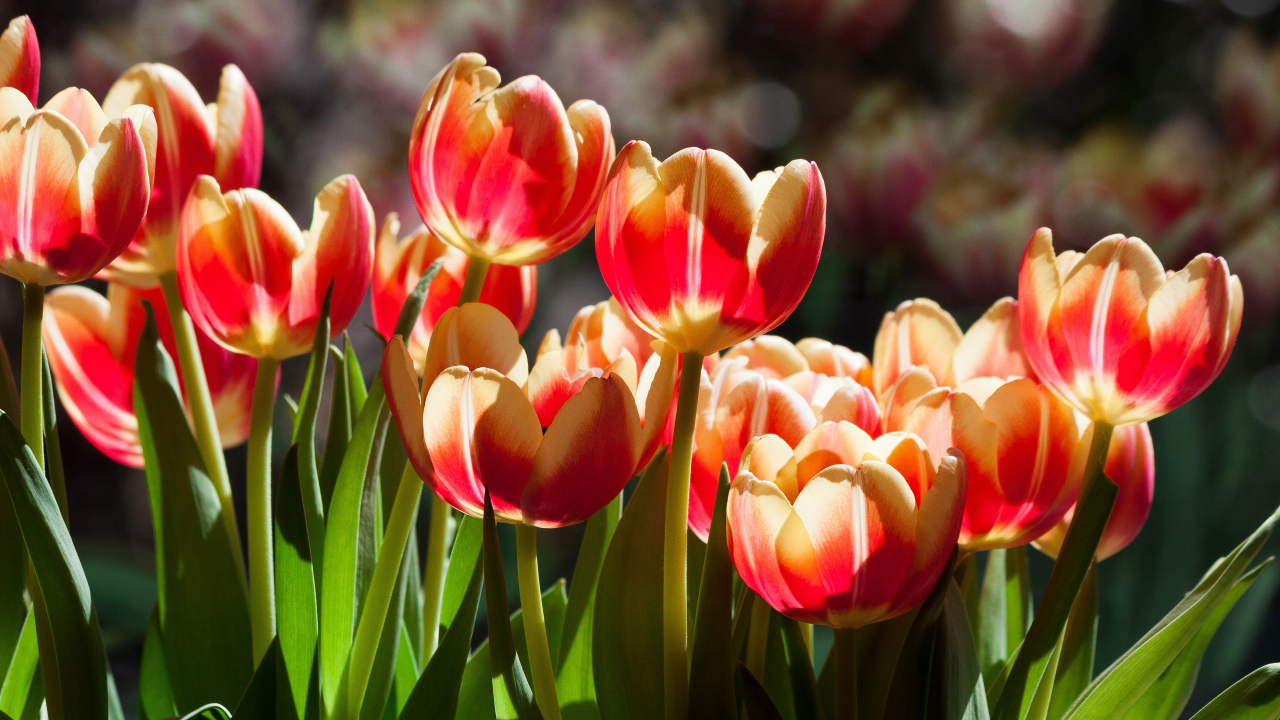
//> input picture Share/test.jpg, 3840 x 2160 px, given in place of the camera (shown at 1/3 size)
$ ./match1   (built with g++ and OpenCV 4)
//> lines starting //> are read from the running program, lines starting //| are printed output that depends on the picture; after the words box and inside, x2 and y2 are one past the last pixel; in counts of white or black regions, pixels touching at a corner belong together
#include <iostream>
#include <opencv2/opencv.hpp>
#include <opencv2/highgui.hpp>
using namespace std;
using namespace cv;

double sum1 = 0, t = 0, temp1, temp2, PI = 3.1415926535;
double sl(Point2f &a, Point2f &b)
{
	double slope = (b.y - a.y) / (b.x - a.x);
	double tan = atan(slope);
	return tan / PI * 180;
}
double pd(Point2f &a, Point2f &b)
{
	double res = sqrt(pow(a.x - b.x, 2) + pow(a.y - b.y, 2));
	return res;
}
double rate(double a, double b)
{
	double rate;

	if (a > b)
		rate = a / b;
	else if (b < a)
		rate = b / a;
	return rate;
}
float proc(float a, float alpha)
{
	a = pow(a, alpha);

	return a;
}
class shape
{
public:
	RotatedRect rect;
	double rate, rate2, slope, area, leng, height, width;
	Point2f p;
	vector<Point> contours;
	// vector<Vec4f>lines;
};
int main()
{
	VideoCapture cap(0);
	Mat a, b, mask, r1;

	Point p(-1, -1);
	int a1 = 13, b1 = 89, c = 176, d = 50, e = 255, f = 255, test = 0, point;
	int ax1 = 115, bx1 = 115;
	int ax2 = 115, ax3 = 120;
	while (1)
	{
		point = 0;
		cap.read(a);
//> a is the input picture: 2160 rows x 3840 cols, CV_8UC3; mean B, G, R 49.1, 79.9, 123.4
		Mat c1 = a.clone();
		// b=a.clone();
		Mat temp = a.clone();
		for (int i = 0; i < 3; i++)
		{
			GaussianBlur(a, a, Size(5, 5), 0, 0);
		}
		int h = a.rows;
//> h = 2160
		int w = a.cols;
//> w = 3840
		float alpha1 = (float)ax1 / 100, bias = bx1;
		float alpha2 = (float)ax2 / 100, alpha3 = (float)ax3 / 100;
		Mat dst = Mat::zeros(a.size(), a.type());
		//
		for (int row = 0; row < h; row++)
		{
			for (int col = 0; col < w; col++)
			{
				if (a.channels() == 3)
				{
					float b = a.at<Vec3b>(row, col)[0];
					float g = a.at<Vec3b>(row, col)[1];
					float r = a.at<Vec3b>(row, col)[2];

					dst.at<Vec3b>(row, col)[0] = saturate_cast<uchar>(proc(b, alpha1) - bias);
					dst.at<Vec3b>(row, col)[1] = saturate_cast<uchar>(proc(g, alpha2) - bias);
					dst.at<Vec3b>(row, col)[2] = saturate_cast<uchar>(proc(r, alpha3) - bias);
				}
			}
		}
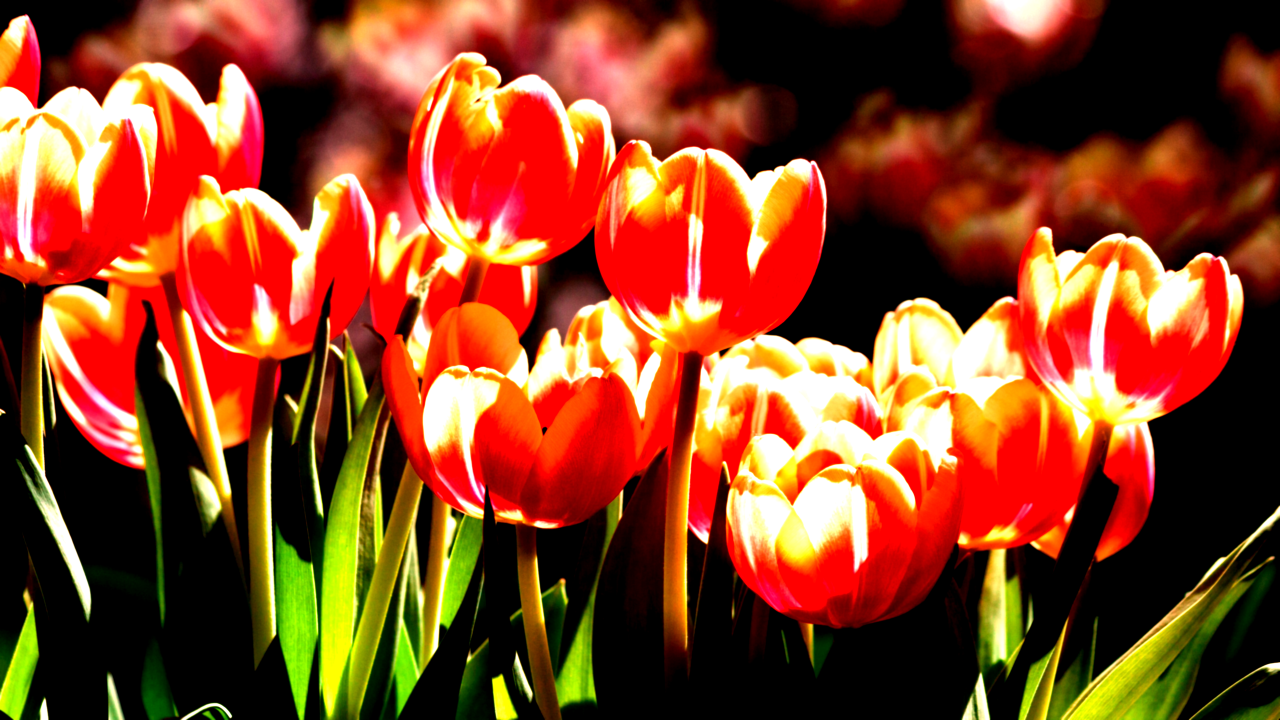
//> dst: 2160 rows x 3840 cols, CV_8UC3 (shown at 1/3 size); mean B, G, R 34.3, 66.7, 138.2
		b = dst.clone();
		cvtColor(dst, dst, CV_BGR2HSV);
//> dst: 2160 rows x 3840 cols, CV_8UC3; mean H, S, V 14.2, 152.9, 141.2
		Scalar lower(a1, b1, c);
		Scalar upper(d, e, f);
		// Scalar lower(18, 25, 137);
		// Scalar upper(32, 247, 255);
		inRange(dst, lower, upper, a);
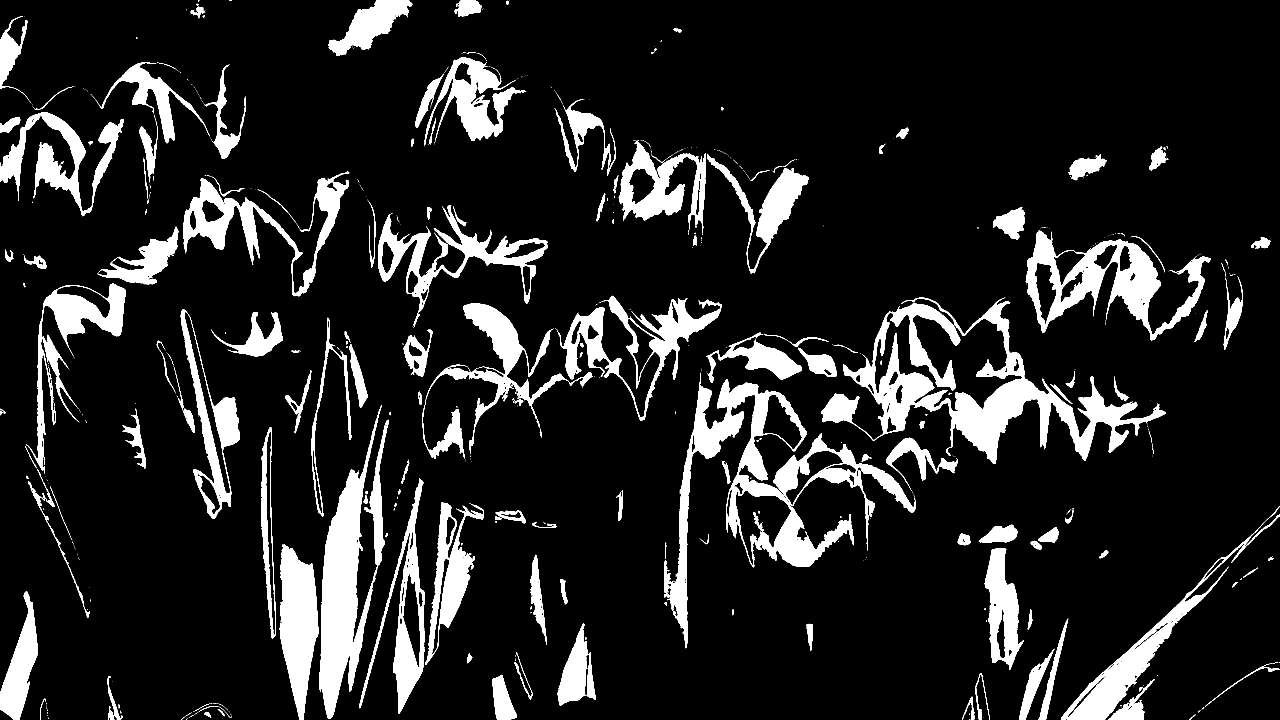
//> a: 2160 rows x 3840 cols, CV_8UC1 (shown at 1/3 size); 12.9% white; 762 white regions (569 under 20 px), largest, box (x1, y1, x2, y2) and area: (2463, 893, 3497, 1392) 119318, (1992, 1118, 2561, 1945) 79652, (959, 1215, 1146, 2157) 66443
		Mat x = getStructuringElement(MORPH_RECT, Size(5, 1), p);
		Mat y = getStructuringElement(MORPH_RECT, Size(8, 1), p);
		Mat z = getStructuringElement(MORPH_RECT, Size(3, 3), p);
		b = a.clone();
		dilate(a, a, x, p, 1);
		dilate(a, a, y, p, 1);
		erode(a, a, x, p, 1);
		erode(a, a, y, p, 3);

		erode(a, a, z, p, 3);
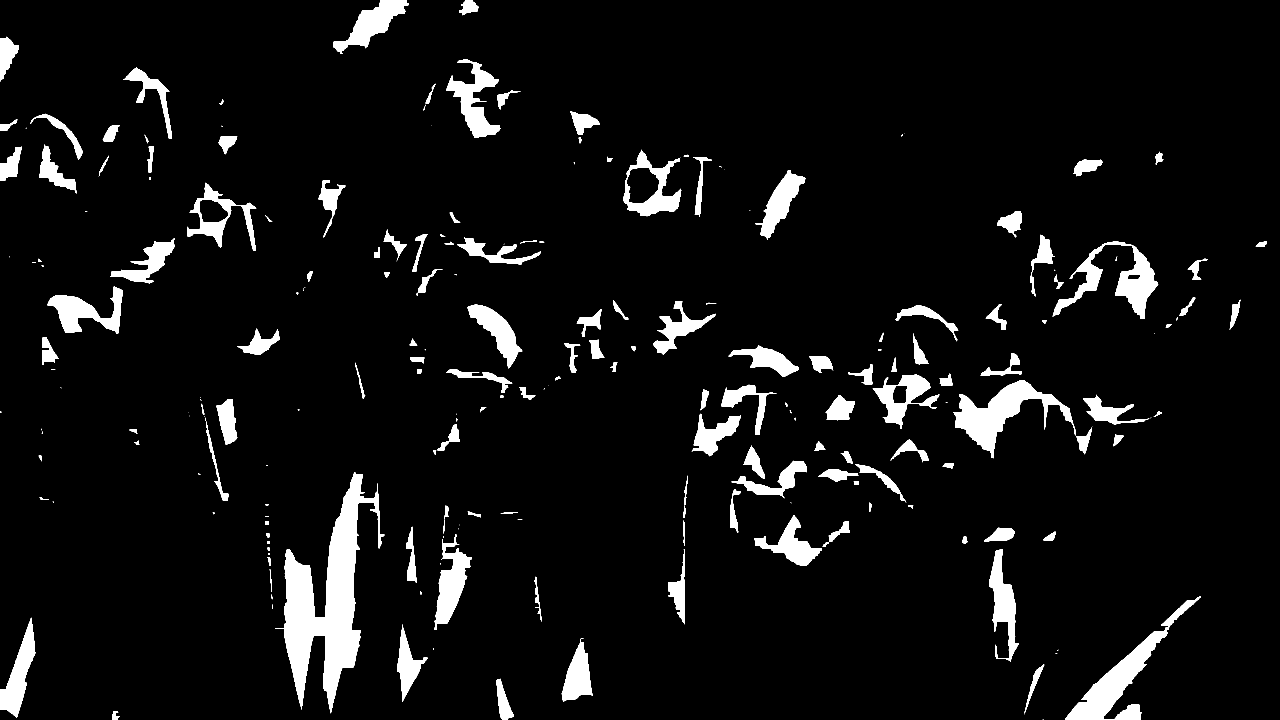
//> a: 2160 rows x 3840 cols, CV_8UC1 (shown at 1/3 size); 6.2% white; 228 white regions (64 under 20 px)
		vector<vector<Point>> contours;
		vector<Vec4i> hier;
		vector<vector<Point>> contours2;
		vector<Vec4i> hier2;
		findContours(a, contours, hier, 1, 1);
//> contours = 232 contours, 76 with area under 20; largest, box (x1, y1, x2, y2) and area: (825, 1418, 1154, 2140) 78302, (3195, 1789, 3603, 2160) 27024, (2860, 1140, 3228, 1375) 25944, (3158, 725, 3475, 957) 19952, (1869, 449, 2044, 649) 19624

		for (int i = 0; i < contours.size(); i++)
		{

			double area = contourArea(contours[i]);
			vector<vector<Point>> conPoly(contours.size());
			vector<Rect> boundRect(contours.size());
			string objectType;

			if (area > 8000)
			{
				double peri = arcLength(contours[i], true);
				approxPolyDP(contours[i], conPoly[i], 0.02 * peri, true);

				// cout << conPoly[i].size() << endl;
				boundRect[i] = boundingRect(conPoly[i]);

				// cout<<area<<endl;

				rectangle(a, boundRect[i].tl(), boundRect[i].br(), Scalar(0, 255, 0), 5);
				// cout<<"2"<<endl;
				double port;
				if (boundRect[i].height != 0 && boundRect[i].width != 0)
				// cout<<"3"<<boundRect[i].height<<"and"<<boundRect[i].width<<endl;

				{
					port = (double)boundRect[i].height / boundRect[i].width;
					//cout << port << endl;

					if (port < 1.2 && port > 0.6)
					{
						Mat r;
						// cout<<"1"<<endl;
						r = a(Rect(boundRect[i].x, boundRect[i].y, boundRect[i].width, boundRect[i].height));
						r1 = c1(Rect(boundRect[i].x, boundRect[i].y, boundRect[i].width, boundRect[i].height));
						if ((r.empty()) /*&&*/)
						{
							// cout<<"error"<<endl;
						}
						else
						{
							resize(r, r, Size(400, 400), 1);
							// cout<<2<<endl;
							//  cvtColor(r, r, CV_BGR2GRAY);
							//   inRange(r,lowerFinal,upperFinal,mask);
							threshold(r, r, 150, 255, 1);

							Mat mat_mean, mat_stddev;
							meanStdDev(r, mat_mean, mat_stddev);
							t = mat_mean.at<double>(0, 0);
							double s = mat_stddev.at<double>(0, 0);
							// cout << t << endl;

							if (t < 80)
							{
								point = 1;
							}
							else
							{
								// Canny(r, r, 100, 300);
								findContours(a, contours2, hier2, 1, 1);
								for (int j = 0; j < contours2.size(); j++)
								{
									int area = contourArea(contours2[j]);
									// cout << area << endl;
									if (area > 3000)
									{
										for (int j = 0; j < contours2.size(); j++)
										{
											shape mine[contours2.size()];
											mine[j].rect = minAreaRect(contours2[j]);
											Point2f p[4];

											mine[j].rect.points(p);
											for (int i = 0; i < 4; i++)
											{
												line(r1, p[i], p[(i + 1) % 4], Scalar(0, 0, 255), 1);
											}

											double temp1 = pd(p[0], p[1]), temp2 = pd(p[0], p[3]);
											if (temp1 > temp2)
											{
												mine[j].height = temp1;
												mine[j].width = temp2;
											}
											if (temp2 > temp1)
											{
												mine[j].height = temp2;
												mine[j].width = temp1;
											}
											mine[j].rate = mine[j].height / mine[j].width;
											putText(r1, to_string(mine[j].rate), p[1], 1, 2, Scalar(255, 0, 0), 2, 8);
											mine[j].area = mine[j].height * mine[j].width;
											if (mine[j].rate > 1.4 && mine[j].rate < 1.8)
											{
												point = 10;
												//cout << mine[j].rate << endl;
											}
											else if (mine[j].rate < 1.1 && mine[j].area > 20000 && mine[j].area < 120000)
											{
												point = 100;
											}
											imshow("r", r);
											imshow("r1", r1);
										}
									}
								}
							}

						}
					}
					for (int j = 0; j < 500; j++)
					{
//cout<<j<<endl;//
//cout << sum1 << endl;
						sum1 += point;
						if (j == 499)
						{

							sum1 /= 500;
							cout << sum1 << endl;
							if ( sum1 < 15)

								cout << "kong" << endl;
							if (sum1 > 15.0)

								cout << "tiaoxingma" << endl;
							if (sum1 > 50)

								cout << "r" << endl;
							//cout << sum1 << "r" << endl;
							sum1 = 0;
						}
					}
				}
			}

			// drawContours(a,contours,-1,Scalar(30,255,255),5);
			imshow("a", a);
			waitKey(1);
		}
//> this loop made 232 passes
//> (peri, port, mat_mean, mat_stddev, t, s, area) on passes 113, 115, 145, 156, 176, 181, 193, 198, 232: (1468.5, 0.639, [177.4], [117.3], 177.4, 117.3, 25944.5), (918.4, 0.82, [167.6], [121], 167.6, 121, 13023), (598.1, 1.15, [164.5], [122], 164.5, 122, 10945.5), (880.3, 0.617, [147.1], [126], 147.1, 126, 13253.5), (1637.5, 0.739, [183.2], [114.7], 183.2, 114.7, 19952.5), (779.8, 0.675, [174], [118.7], 174, 118.7, 8090), (1119.3, 0.995, [194.5], [108.5], 194.5, 108.5, 14267), (368.1, 1.06, [212.9], [94.68], 212.9, 94.68, 8119.5), (736.8, 0.736, [163.5], [122.3], 163.5, 122.3, 13011)
//> (area, peri, port, mat_mean, mat_stddev, t, s) on passes 13, 44: (27023.5, 1641.9, 0.909, [209.5], [97.6], 209.5, 97.6), (9936.5, 708.7, 0.749, [172], [119.5], 172, 119.5)
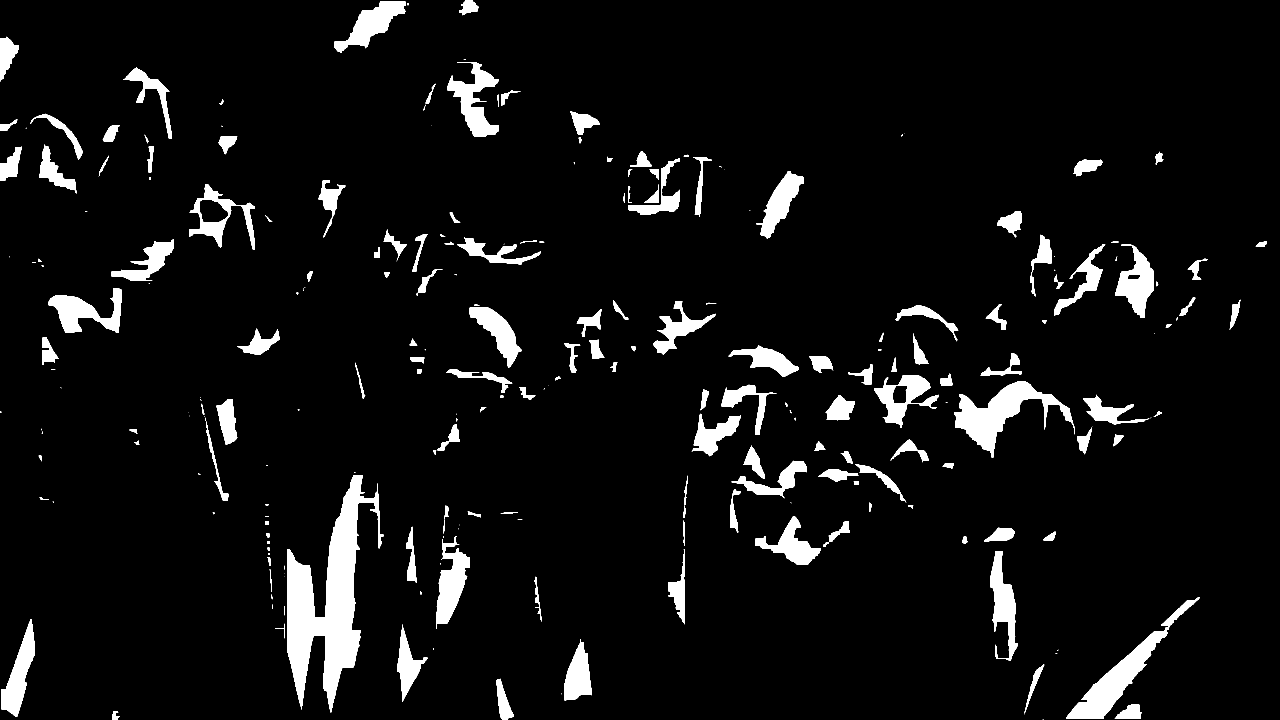
//> a: 2160 rows x 3840 cols, CV_8UC1 (shown at 1/3 size); 6.1% white; 251 white regions (73 under 20 px), largest, box (x1, y1, x2, y2) and area: (862, 1426, 1151, 2137) 78010, (2864, 1144, 3225, 1372) 26478, (3199, 1793, 3600, 2157) 24664
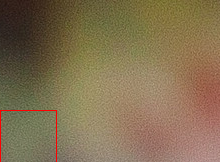
//> r1: 162 rows x 220 cols, CV_8UC3; mean B, G, R 81.2, 112.1, 130.8
//> after the loop, point = 10; sum1 = 0
	}
	return 0;
}
